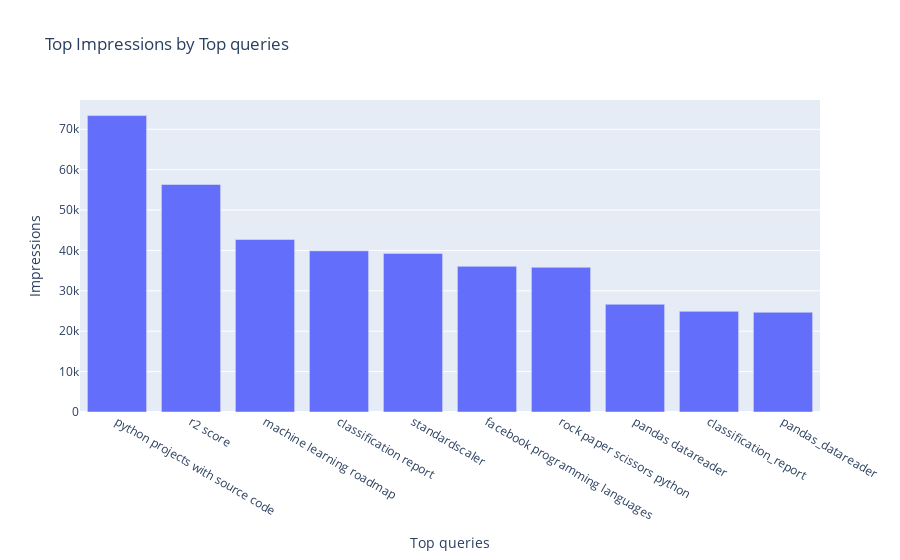

Here is the notebook cell this chart was saved with:
### Code cell
# Plot the top queries by Impressions
top_queries_by_Impressions = data.sort_values('Impressions', ascending=False).head(10)
fig = px.bar(top_queries_by_Impressions, x='Top queries', y='Impressions', title='Top Impressions by Top queries')
fig.show()

# Print the top queries and their corresponding Impressions
print(top_queries_by_Impressions[['Top queries', 'Impressions']])

### Figure 1 — Plotly figure (JSON) as saved in the notebook; plotly's stock layout.template omitted (floating-point values rounded to 4 significant figures)
{"data": [{"alignmentgroup": "True", "hovertemplate": "Top queries=%{x}<br>Impressions=%{y}<extra></extra>", "legendgroup": "", "marker": {"color": "#636efa", "pattern": {"shape": ""}}, "name": "", "offsetgroup": "", "orientation": "v", "showlegend": false, "textposition": "auto", "type": "bar", "x": ["python projects with source code", "r2 score", "machine learning roadmap", "classification report", "standardscaler", "facebook programming languages", "rock paper scissors python", "pandas datareader", "classification_report", "pandas_datareader"], "xaxis": "x", "y": [73380, 56322, 42715, 39896, 39267, 36055, 35824, 26663, 24917, 24689], "yaxis": "y"}], "layout": {"barmode": "relative", "legend": {"tracegroupgap": 0}, "title": {"text": "Top Impressions by Top queries"}, "xaxis": {"anchor": "y", "domain": [0, 1], "title": {"text": "Top queries"}}, "yaxis": {"anchor": "x", "domain": [0, 1], "title": {"text": "Impressions"}}}}
